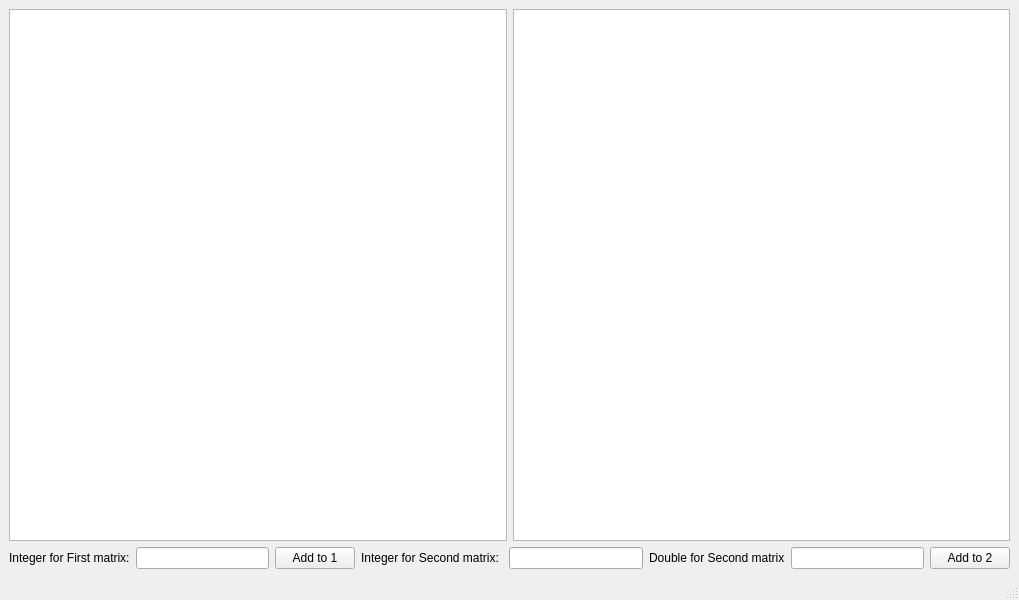
<?xml version="1.0" encoding="UTF-8"?>
<ui version="4.0">
 <class>MainWindow</class>
 <widget class="QMainWindow" name="MainWindow">
  <property name="geometry">
   <rect>
    <x>0</x>
    <y>0</y>
    <width>1019</width>
    <height>600</height>
   </rect>
  </property>
  <property name="windowTitle">
   <string>MainWindow</string>
  </property>
  <widget class="QWidget" name="centralwidget">
   <layout class="QGridLayout" name="gridLayout">
    <item row="0" column="0">
     <layout class="QVBoxLayout" name="verticalLayout">
      <item>
       <layout class="QHBoxLayout" name="horizontalLayout">
        <item>
         <widget class="QTableWidget" name="tableWidget1"/>
        </item>
        <item>
         <widget class="QTableWidget" name="tableWidget2"/>
        </item>
       </layout>
      </item>
      <item>
       <layout class="QHBoxLayout" name="horizontalLayout_2">
        <item>
         <widget class="QLabel" name="label">
          <property name="text">
           <string>Integer for First matrix:</string>
          </property>
         </widget>
        </item>
        <item>
         <widget class="QLineEdit" name="lineEditFirstInt"/>
        </item>
        <item>
         <widget class="QPushButton" name="buttonAddFirst">
          <property name="text">
           <string>Add to 1</string>
          </property>
         </widget>
        </item>
        <item>
         <widget class="QLabel" name="label_2">
          <property name="text">
           <string>Integer for Second matrix: </string>
          </property>
         </widget>
        </item>
        <item>
         <widget class="QLineEdit" name="lineEditSecondInt"/>
        </item>
        <item>
         <widget class="QLabel" name="label_3">
          <property name="text">
           <string>Double for Second matrix</string>
          </property>
         </widget>
        </item>
        <item>
         <widget class="QLineEdit" name="lineEditSecondDouble"/>
        </item>
        <item>
         <widget class="QPushButton" name="buttonAddSecond">
          <property name="text">
           <string>Add to 2</string>
          </property>
         </widget>
        </item>
       </layout>
      </item>
     </layout>
    </item>
   </layout>
  </widget>
  <widget class="QMenuBar" name="menubar">
   <property name="geometry">
    <rect>
     <x>0</x>
     <y>0</y>
     <width>1019</width>
     <height>23</height>
    </rect>
   </property>
  </widget>
  <widget class="QStatusBar" name="statusbar"/>
 </widget>
 <resources/>
 <connections/>
</ui>
